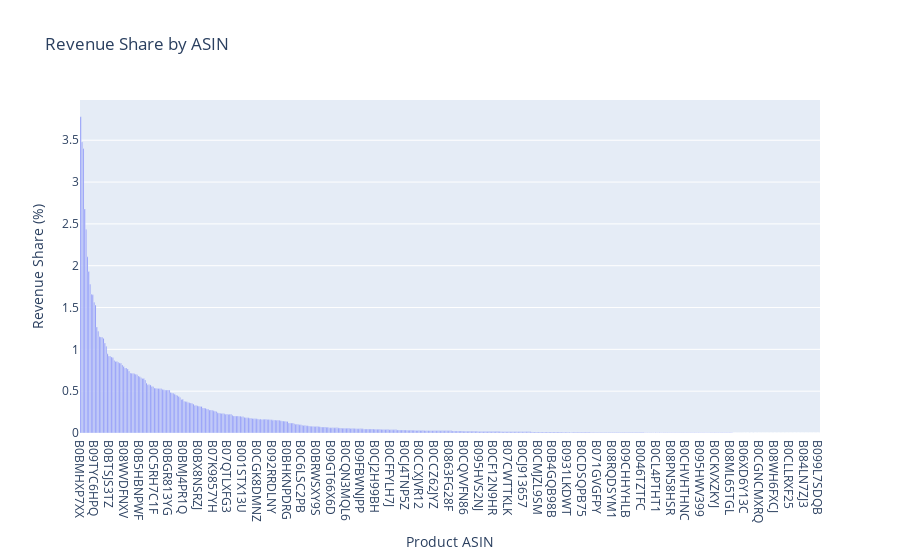

Here is the notebook cell this chart was saved with:
### Code cell
# Load data here
segment_products_data = pd.read_excel('../Customer_Success_Engineer_-_Project_Data.xlsx', sheet_name='Segment Products', header=1)


# Calculate the total revenue for normalization
total_brand_revenue = segment_products_data['Revenue'].sum()

# Calculate revenue share for each ASIN using .loc to avoid SettingWithCopyWarning
segment_products_data.loc[:, 'Revenue Share'] = (segment_products_data['Revenue'] / total_brand_revenue) * 100

# Create a bar chart of Revenue Share by ASIN
fig = px.bar(segment_products_data, x='ASIN', y='Revenue Share',
             title='Revenue Share by ASIN',
             labels={'Revenue Share': 'Revenue Share (%)', 'ASIN': 'Product ASIN'})

# Show the plot
fig.show()

### Figure 1 — Plotly figure (JSON) as saved in the notebook; plotly's stock layout.template omitted (floating-point values rounded to 4 significant figures; data arrays with more than 128 entries replaced by an {"elided": "..."} marker saying what was removed)
{"data": [{"alignmentgroup": "True", "hovertemplate": "Product ASIN=%{x}<br>Revenue Share (%)=%{y}<extra></extra>", "legendgroup": "", "marker": {"color": "#636efa", "pattern": {"shape": ""}}, "name": "", "offsetgroup": "", "orientation": "v", "showlegend": false, "textposition": "auto", "type": "bar", "x": {"elided": "561 str values"}, "xaxis": "x", "y": {"elided": "561 float values"}, "yaxis": "y"}], "layout": {"barmode": "relative", "legend": {"tracegroupgap": 0}, "title": {"text": "Revenue Share by ASIN"}, "xaxis": {"anchor": "y", "domain": [0, 1], "title": {"text": "Product ASIN"}}, "yaxis": {"anchor": "x", "domain": [0, 1], "title": {"text": "Revenue Share (%)"}}}}
